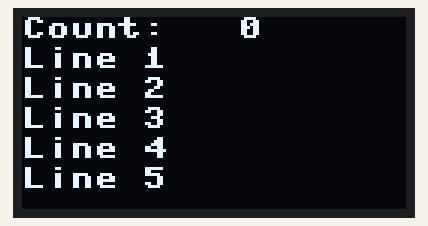
Simulated run of this program. Board: ESP32 board running MicroPython. Shown: 128×64 one-colour display. Library files of the repository ran but are not shown: sh1106.py.

Above: at 0.4 s.
At 8.0 s:
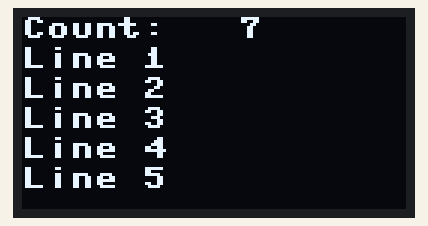
At 13.5 s:
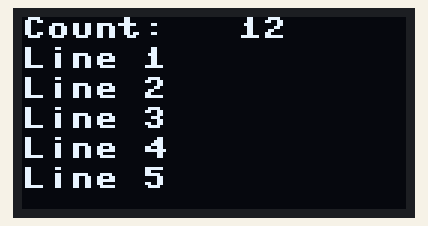
At 19.0 s:
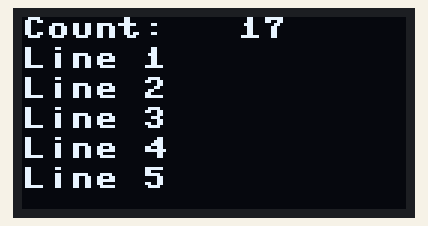
At 29.0 s:
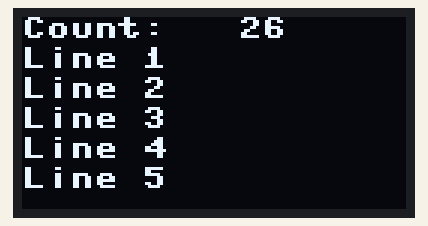
At 38.9 s:
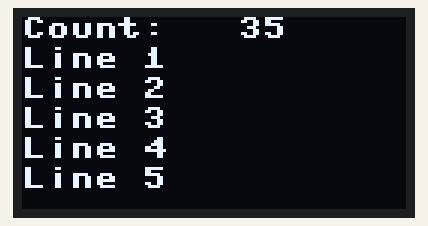

The program:

main.py
```python
from machine import Pin, SoftI2C
import sh1106
import time

i2c = SoftI2C(scl=Pin(22), sda=Pin(21), freq=100000)
display = sh1106.SH1106_I2C(128, 64, i2c, None, 0x3c)
display.sleep(False)
display.fill(0)

lineHeight = 10

# Display a counter and increment every second (remember to update display)
n = 0
while True:
    display.fill(0)
    display.text('Count:   %d' % n, 0, 0, 1)
    for i in range(0, 5):
        display.text('Line %d' % (i+1), 0, lineHeight * (i + 1), 1)
    display.show()
    n += 1
    time.sleep(1)
```

Measured:
- what the display in image 0 shows lasts 1.0 s, from 0.3 s to 1.3 s
- what the display in image 1 shows lasts 1.1 s, from 7.9 s to 9.0 s
